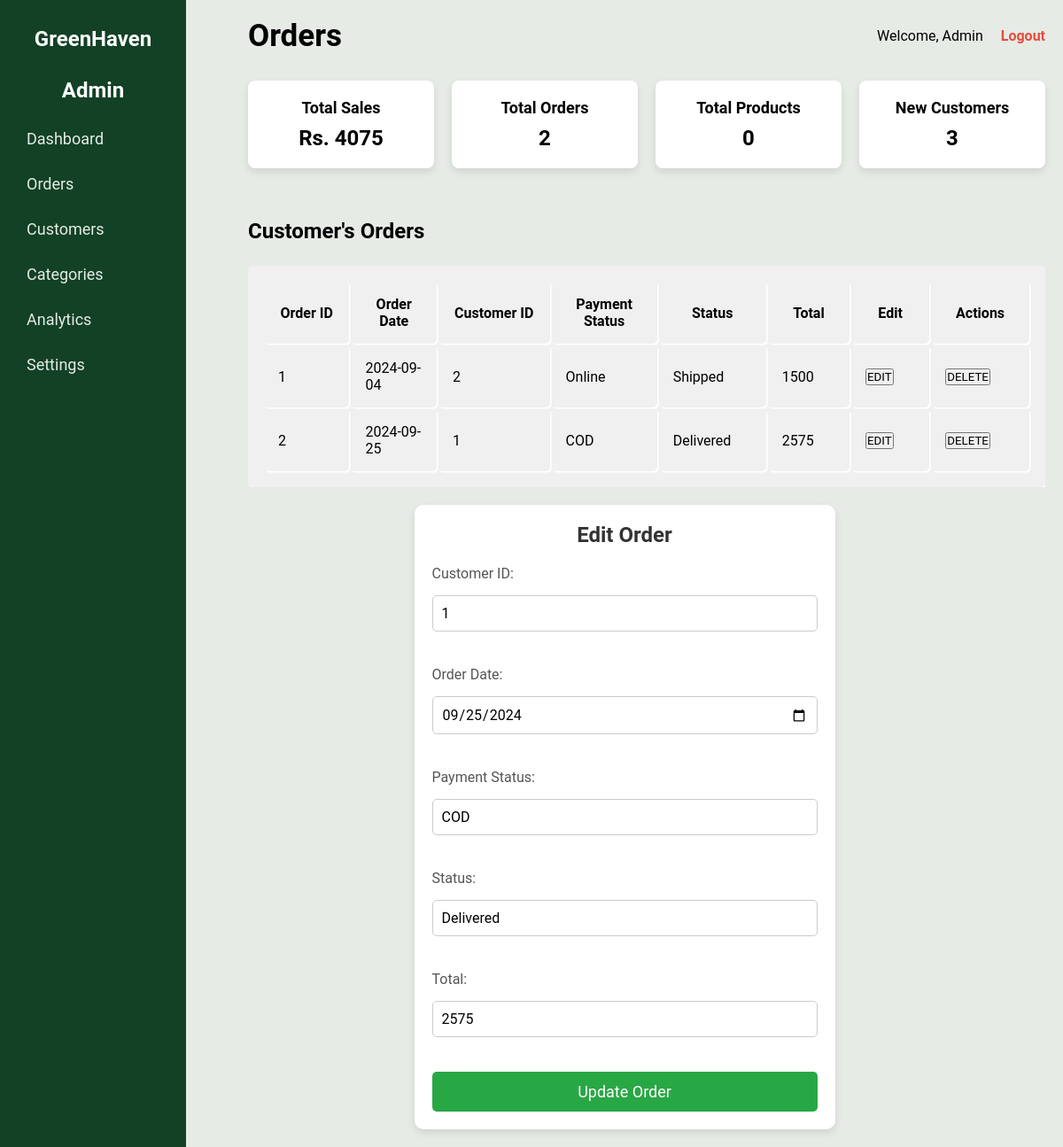
/User/orders.php?edit_id=2, run on the app's committed database.
### tables this page shows
CREATE TABLE `order1` (
  `Order_ID` int(10) NOT NULL,
  `Date` date NOT NULL,
  `Customer_ID` int(75) NOT NULL,
  `Total` int(75) NOT NULL,
  `Payment Status` varchar(10) NOT NULL,
  `Status` varchar(75) NOT NULL
);

### User/orders.php (the view, shortened to what this page needs)
<!DOCTYPE html>
<html lang="en">
<head>
    <link rel="stylesheet" href="https://cdnjs.cloudflare.com/ajax/libs/font-awesome/6.6.0/css/all.min.css">
    <link rel="stylesheet" href="admin.css">
    <link rel="stylesheet" href="order.css">
</head>
<body>
    <div class="sidebar">
        <h2>GreenHaven </h2><h2>Admin</h2>
        <ul>
            <li><a href="dashboard.php">Dashboard</a></li>
            <li><a href="orders.php">Orders</a></li>
            <li><a href="customer.php">Customers</a></li>
            <li><a href="categories.php">Categories</a></li>
            <li><a href="#">Analytics</a></li>
            <li><a href="#">Settings</a></li>
        </ul>
    </div>
    <div class="main-content">
        <header>
            <h1>Orders</h1>
            <form class="user-info" action="submitform.php" method="post">
                <span>Welcome, Admin</span>
                <a href="login.php" name="logoutbtn" class="logout">Logout</a>
            </form>
        </header>
        <section class="dashboard-cards">
        <div class="card">
            <h3>Total Sales</h3>
            <div>
            <?php
            $conn = mysqli_connect("localhost", "root", "", "greenhaven");
            $sql = "SELECT Total FROM `order1` ORDER BY Total";
            $result = mysqli_query($conn, $sql);
            if (mysqli_num_rows($result) > 0) {
                $total = 0;
                while ($row = mysqli_fetch_assoc($result)) {
                    $total += $row['Total'];
                }
                echo '<h1>Rs. ' . $total . '</h1>';
            } else {
                echo '<h1>No data available</h1>';
            }
            ?>
            </div>
        </div>
        <div class="card">
            <h3>Total Orders</h3>
            <?php
            $sql = "SELECT Order_ID FROM `order1`";
            $result = mysqli_query($conn, $sql);
            if ($result) {
                $queryResults = mysqli_num_rows($result);
                echo '<h1>' . $queryResults . '</h1>';
            } else {
                echo '<h1>Error fetching data</h1>';
            }
            ?>
        </div>
        <div class="card">
            <h3>Total Products</h3>
            <?php
            $sql = "SELECT Item_ID FROM item1";
            $result = mysqli_query($conn, $sql);
            if ($result) {
                $queryResults = mysqli_num_rows($result);
                echo '<h1>' . $queryResults . '</h1>';
            } else {
                echo '<h1>Error fetching data</h1>';
            }
            ?>
        </div>
        <div class="card">
            <h3>New Customers</h3>
            <?php
            $sql = "SELECT Customer_ID FROM user1";
            $result = mysqli_query($conn, $sql);
            if ($result) {
                $queryResults = mysqli_num_rows($result);
                echo '<h1>' . $queryResults . '</h1>';
            } else {
                echo '<h1>Error fetching data</h1>';
            }
            ?>
        </div>
        </section>
        <br><br><br>
        <main class="table">
            <section class="table_heading">
                <h1>Customer's Orders</h1>
            </section>
            <section class="table_body">
            <?php
            $sql = "SELECT * FROM `order1`";
            $result = mysqli_query($conn, $sql);
            ?>
                <table>
                    <thead>
                        <tr>
                            <th>Order ID</th>
                            <th>Order Date</th>
                            <th>Customer ID</th>
                            <th>Payment Status</th>
                            <th>Status</th>
                            <th>Total</th>
                            <th>Edit</th>
                            <th>Actions</th>
                        </tr>
                    </thead>
                    <tbody>
                    <?php
                    if (mysqli_num_rows($result) > 0) {
                        while ($row = mysqli_fetch_assoc($result)) {
                            ?>
                            <tr>
                                <td><?php echo $row['Order_ID']; ?></td>
                                <td><?php echo $row['Date']; ?></td>
                                <td><?php echo $row['Customer_ID']; ?></td>
                                <td><?php echo $row['Payment Status']; ?></td>
                                <td><?php echo $row['Status']; ?></td>
                                <td><?php echo $row['Total']; ?></td>
                                <td>
                                <form action="orders.php" method="GET">
                                    <button type="submit" name="editbtn" class="btn btn-warning">EDIT</button>
                                </form>
                                </td>
                                <td>
                                    <form action="code.php" method="post">
                                        <button type="submit" name="deleteuserbtn" class="btn btn-danger">DELETE</button>
                                    </form>
                                </td>
                            </tr>
                            <?php
                        }
                    } else {
                        echo "<tr><td colspan='7'>No Record Found</td></tr>";
                    }
                    ?>
                    </tbody>
                </table>
            </section>
            <?php
            if (isset($_GET['edit_id'])) {
                $order_id = $_GET['edit_id'];
                $editQuery = "SELECT * FROM `order1` WHERE Order_ID = '$order_id'";
                $editResult = mysqli_query($conn, $editQuery);
                if (mysqli_num_rows($editResult) > 0) {
                    $editRow = mysqli_fetch_assoc($editResult);
            ?>
            <section class="order-edit-form">
                <h2>Edit Order</h2>
                <form action="code.php" method="post">
                    <label for="customer_id">Customer ID:</label>
                    <input type="text" name="customer_id" value="<?php echo $editRow['Customer_ID']; ?>" required>
                    <br><br>
                    <label for="date">Order Date:</label>
                    <input type="date" name="date" value="<?php echo $editRow['Date']; ?>" required>
                    <br><br>
                    <label for="payment_status">Payment Status:</label>
                    <input type="text" name="payment_status" value="<?php echo $editRow['Payment Status']; ?>" required>
                    <br><br>
                    <label for="status">Status:</label>
                    <input type="text" name="status" value="<?php echo $editRow['Status']; ?>" required>
                    <br><br>
                    <label for="total">Total:</label>
                    <input type="text" name="total" value="<?php echo $editRow['Total']; ?>" required>
                    <br><br>
                    <button type="submit" name="update_order_btn" class="btn btn-success">Update Order</button>
                </form>
            </section>
            <?php
                }
            }
            ?>
        </main>
    </div>
</body>
</html>

### User/admin.css (style rules this page uses)
* { margin: 0; padding: 0; box-sizing: border-box; font-family: 'Roboto', sans-serif; }
body { font-family: 'Roboto', sans-serif; display: flex; min-height: 100vh; background-color: #e6ebe6; }
.sidebar { width: 250px; background-color: #124125; color: #fff; padding: 30px; height: auto; }
.sidebar h2 { text-align: center; margin-bottom: 30px; }
.sidebar ul { list-style-type: none; }
.sidebar ul li { margin-bottom: 30px; }
.sidebar ul li a { color: #e6ebe6; text-decoration: none; font-size: 18px; }
.main-content { flex: 1; padding: 20px; }
header { display: flex; justify-content: space-between; align-items: center; margin-bottom: 30px; margin-left: 50px; }
header h1 { font-size: 35px; color: #000000; }
header .user-info { display: flex; align-items: center; }
header .user-info span { margin-right: 20px; font-size: 16px; color: #000000; }
header .logout { text-decoration: none; color: #e74c3c; font-weight: bold; }
.dashboard-cards { display: grid; grid-template-columns: repeat(4, 1fr); gap: 20px; margin-left: 50px; }
.card { background-color: #ffffff; padding: 20px; border-radius: 8px; box-shadow: 0 4px 8px rgba(0, 0, 0, 0.1); text-align: center; }
.card h3 { font-size: 18px; color: #000000; margin-bottom: 10px; }
.table_heading { margin-left: 50px; }
table, th, td { margin-left: 50px; width: 75vw; padding: 1rem; box-shadow: 0.1rem .1rem #fff; border-radius: 5px; background-color: #f0f0f0; }
.table_body { margin-top: 25px; overflow: hidden; }

### User/order.css (style rules this page uses)
.order-edit-form { width: 50%; margin: 0 auto; margin-top: 20px; background-color: #fff; padding: 20px; box-shadow: 0 4px 8px rgba(0, 0, 0, 0.1); border-radius: 10px; position: relative; }
.order-edit-form h2 { text-align: center; font-size: 24px; color: #333; margin-bottom: 20px; }
.order-edit-form label { font-size: 16px; color: #555; margin-bottom: 10px; display: block; }
.order-edit-form input[type="text"], .order-edit-form input[type="date"] { width: 100%; padding: 10px; margin-top: 5px; margin-bottom: 20px; border-radius: 5px; border: 1px solid #ccc; font-size: 16px; }
.order-edit-form .btn { width: 100%; padding: 12px; background-color: #28a745; color: #fff; border: none; border-radius: 5px; font-size: 18px; cursor: pointer; }

### data on the page
order1: Order_ID "1", Date "2024-09-04", Customer_ID "2", Payment Status "Online", Status "Shipped", Total "1500"
order1: Order_ID "2", Date "2024-09-25", Customer_ID "1", Payment Status "COD", Status "Delivered", Total "2575", customer_id "1", date "09/25/2024", payment_status "COD", status "Delivered", total "2575"

### other printed values
$total "4075"
$queryResults "2"
$queryResults "0"
$queryResults "3"
